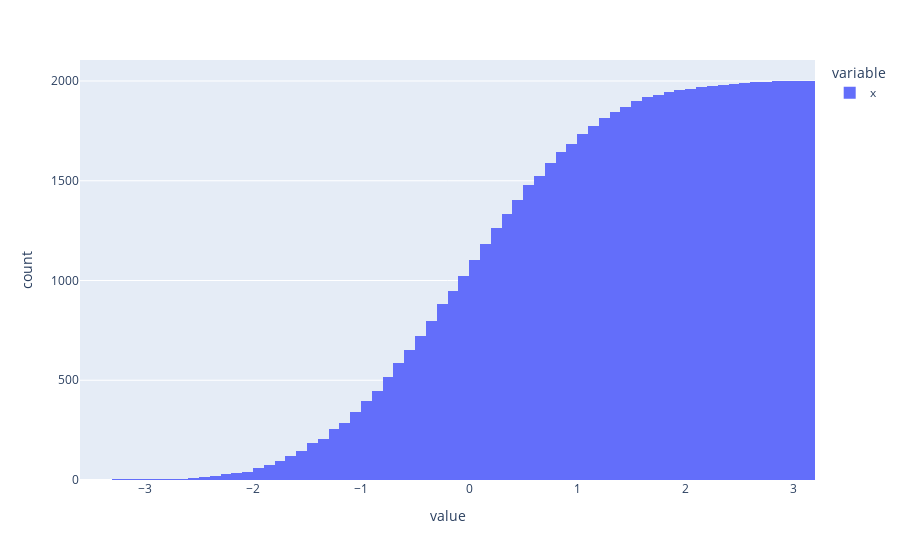

The notebook cell saved with this chart:
### Code cell
px.histogram(df.x, cumulative=True)

### Figure 1 — Plotly figure (JSON) as saved in the notebook; plotly's stock layout.template omitted (floating-point values rounded to 4 significant figures; data arrays with more than 128 entries replaced by an {"elided": "..."} marker saying what was removed)
{"data": [{"alignmentgroup": "True", "bingroup": "x", "cumulative": {"enabled": true}, "hovertemplate": "variable=x<br>value=%{x}<br>count=%{y}<extra></extra>", "legendgroup": "x", "marker": {"color": "#636efa", "pattern": {"shape": ""}}, "name": "x", "offsetgroup": "x", "orientation": "v", "showlegend": true, "type": "histogram", "x": {"elided": "2000 float values"}, "xaxis": "x", "yaxis": "y"}], "layout": {"autosize": true, "barmode": "relative", "legend": {"title": {"text": "variable"}, "tracegroupgap": 0}, "margin": {"t": 60}, "xaxis": {"anchor": "y", "autorange": true, "domain": [0, 1], "range": [-3.6, 3.2], "title": {"text": "value"}, "type": "linear"}, "yaxis": {"anchor": "x", "autorange": true, "domain": [0, 1], "range": [0, 2105.0], "title": {"text": "count"}}}}
